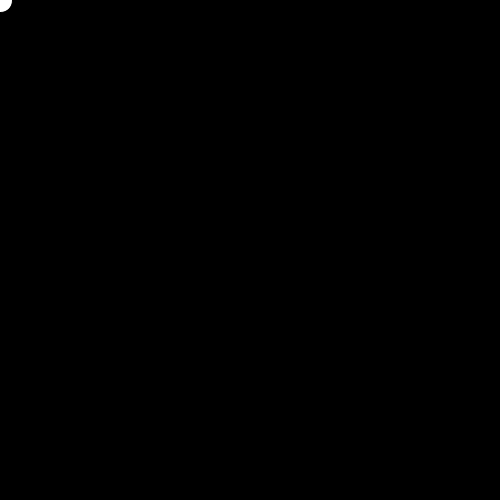
Frame 1 (no input)
Frame 60 (the mouse pressed at the canvas centre just before this capture): identical to frame 1, image omitted
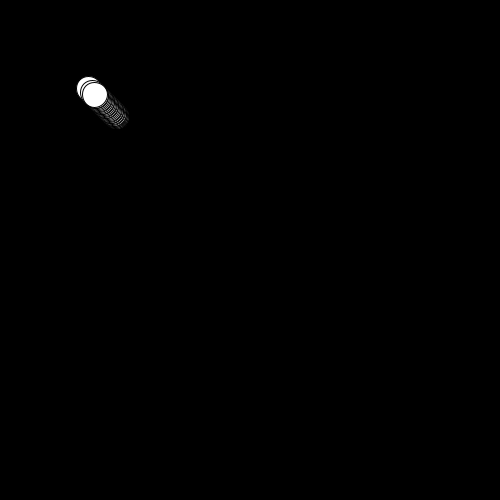
Frame 120 (the mouse held since frame 60 and released just before this capture)

The Processing sketch that drew these frames (run headless with seeded random() and noise(); from frame 60 on, the mouse is pressed at the canvas centre):

// Processing sketch: processing_36888
// ── processing_36888.pde

float xPos;
float yPos;

void setup(){
  size(500,500);
  xPos = 0;//width/2;
  yPos = 0;//height/2;
  smooth();
}

void draw(){
  background(0,0,0);
  float periodX = .003;
  float periodY = .003;
  
  for(int i = 1;i<50;i++){
    xPos = .95*xPos*sin((millis()-i)*periodX) + (.05)*mouseX;
    yPos = .95*yPos*sin((millis()-i)*periodY) + (.05)*mouseY;
    ellipse(xPos, yPos, 25, 25);
  }
}       
                
